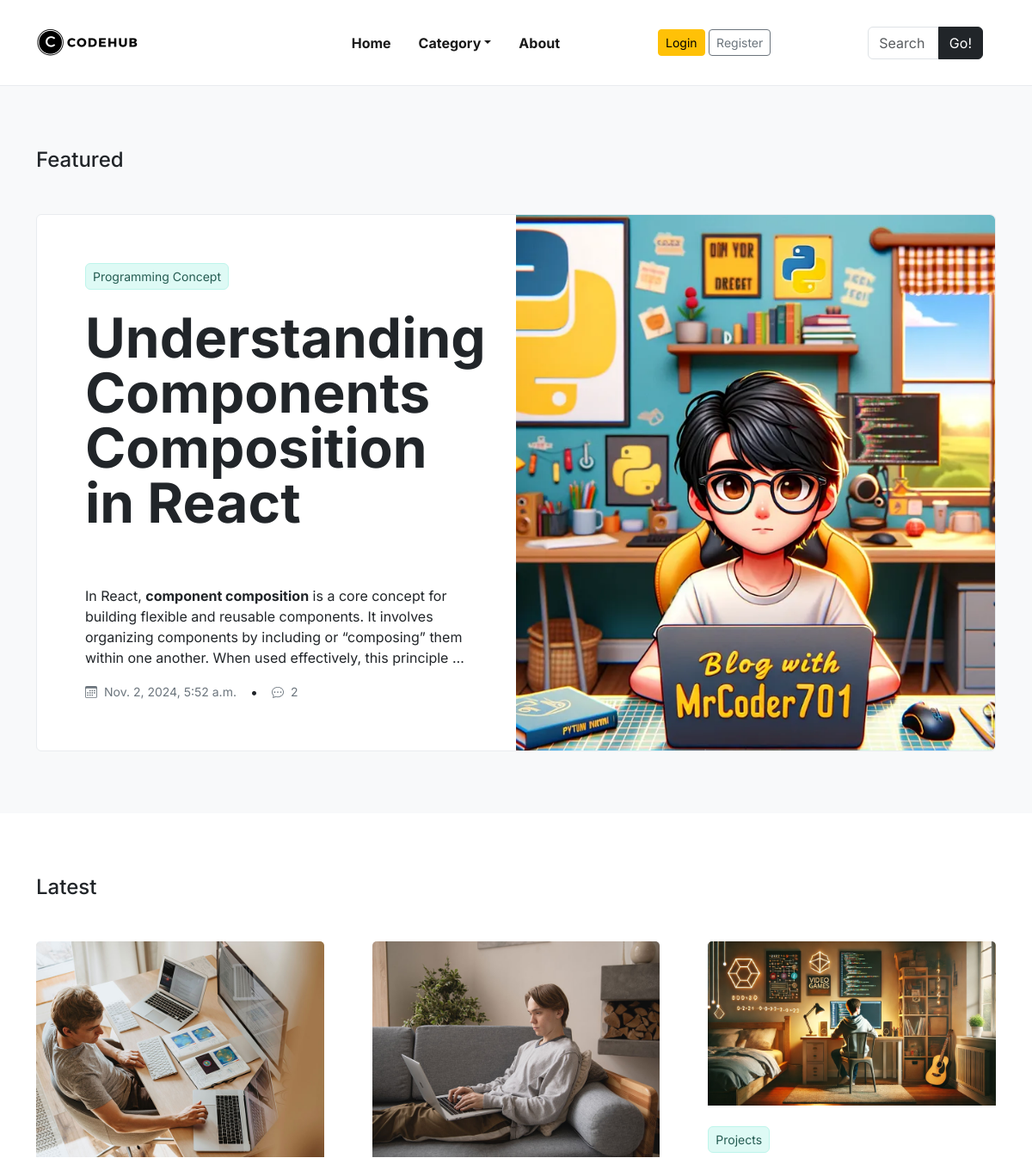
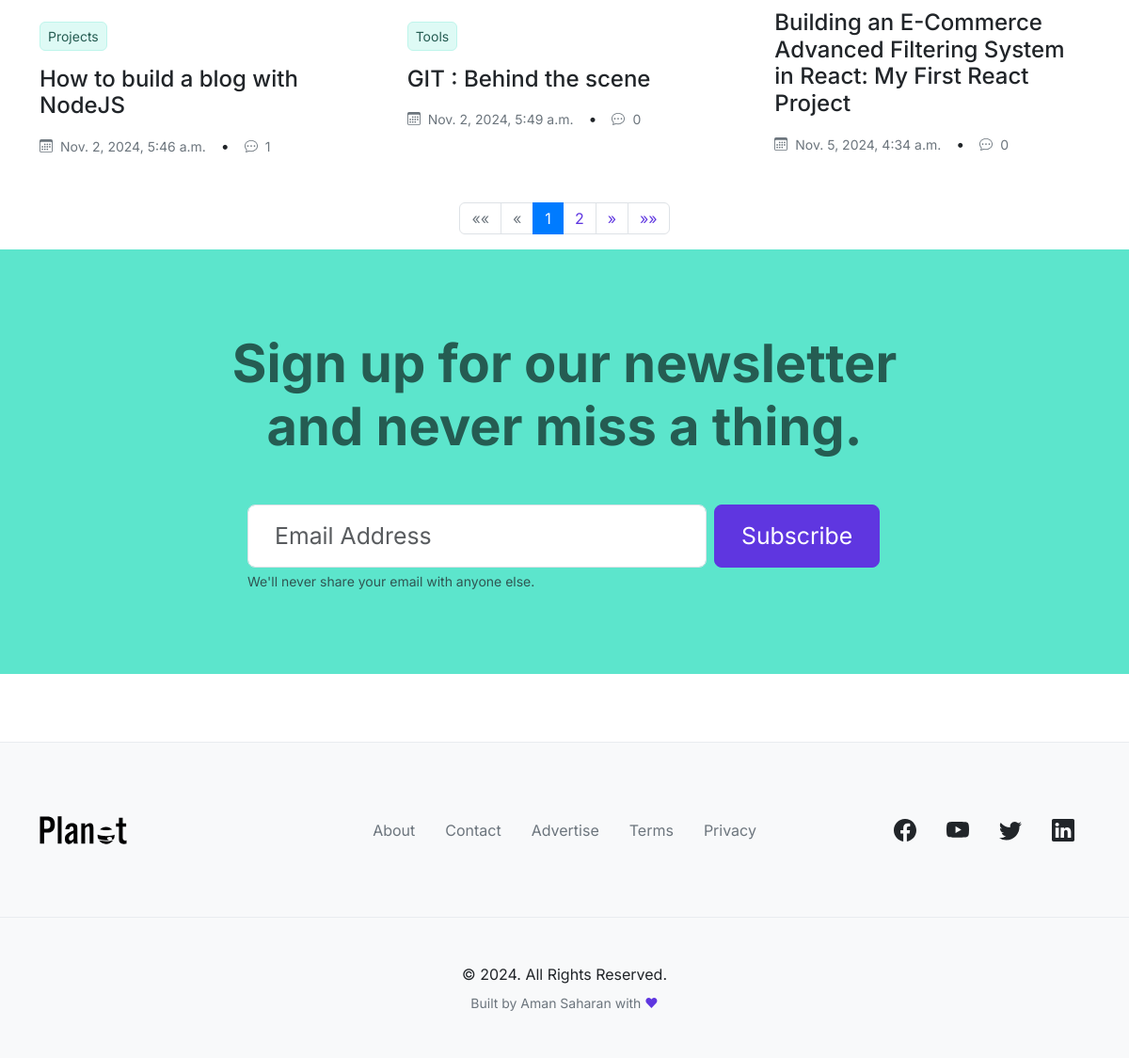
The page / on the database its author committed (2 pictures, top to bottom).
### Blogs/models.py (models this page shows, shortened)
class Blogs(models.Model):
    title = models.CharField(max_length=200, unique=True)
    slug = models.SlugField(blank=True, unique=True)
    blog_image = models.ImageField(upload_to='upload')
    category = models.ForeignKey(Category, on_delete=models.CASCADE)
    author = models.ForeignKey(User, on_delete=models.CASCADE)
    blog_body = RichTextField()
    choices = models.CharField(max_length=100,  choices = STATUS_CHOICE, default='draft')
    is_featured = models.BooleanField(default=False)
    created_at = models.DateTimeField(auto_now_add=True)
    updated_at = models.DateTimeField(auto_now_add=True)
    class Meta:
        verbose_name_plural = 'Blogs'

class Category(models.Model):
    category_name = models.CharField(max_length=50, unique=True)
    created_at = models.DateTimeField(auto_now_add=True)
    updated_at = models.DateTimeField(auto_now_add=True)
    class Meta:
        verbose_name_plural = 'Categories'

### Blogs/views.py (the view)
# urls.py: path('', views.home, name="home"),
def home(request):
    categories = Category.objects.all()
    is_featured = Blogs.objects.filter(is_featured= True).annotate(total_comments=Count('commentmodel'))
    post = Blogs.objects.filter(is_featured=False, choices='published').annotate(total_comments=Count('commentmodel'))
    paginator = Paginator(post, 3)
    page_number = request.GET.get('page')
    page_obj = paginator.get_page(page_number)
    return render(request, 'home.html', {'categories': categories, 'is_featured': is_featured, 'page_obj':page_obj })

### Blogs/context_processors.py (called while the page is built)
def navbar(request):
    categories = Category.objects.all()
    return {'categories': categories}

### templates/home.html (shortened to what this page needs)
{% extends "base.html" %}
{% block content %}
{% for post in is_featured %}
{% if forloop.first %}
  <section class="py-3 py-md-5 py-xl-8 bg-light">
    <div class="container">
      <div class="row justify-content-md-center">
        <div class="col-12">
          <h2 class="h4 mb-4 mb-md-5">Featured</h2>
        </div>
      </div>
    </div>
    <div class="container">
      <article>
        <div class="card border-light-subtle">
          <div class="row g-0">
            <div class="col-12 col-md-6 order-1 order-md-0 d-flex align-items-center">
              <div class="card-body p-md-4 p-xl-6 p-xxl-9">
                <div class="entry-header mb-3">
                  <ul class="entry-meta list-unstyled d-flex mb-4">
                    <li>
                      <a class="d-inline-flex px-2 py-1 link-accent text-accent-emphasis bg-accent-subtle border border-accent-subtle rounded-2 text-decoration-none fs-7" href="{% url 'category_by_post' post.category.id %}">{{post.category.category_name}}</a>
                    </li>
                  </ul>
                  <h2 class="card-title entry-title display-3 fw-bold mb-4 lh-1">
                    <a class="link-dark text-decoration-none" href="{% url 'post' post.slug %}" >{{post.title}}</a>
                  </h2>
                </div>
                <p class="card-text entry-summary text-secondary mb-4">
                  {{post.blog_body|truncatewords:30|safe}}
                </p>
                <div class="entry-footer">
                  <ul class="entry-meta list-unstyled d-flex align-items-center m-0">
                    <li>
                      <a class="fs-7 link-secondary text-decoration-none d-flex align-items-center" ">
                        <span class="ms-2 fs-7">{{post.created_at}}</span>
                      </a>
                    </li>
                    <li>
                      <span class="px-3">&bull;</span>
                    </li>
                    <li>
                      <a class="link-secondary text-decoration-none d-flex align-items-center" href="#!">
                        <span class="ms-2 fs-7">{{post.total_comments}}</span>
                      </a>
                    </li>
                  </ul>
                </div>
              </div>
            </div>
            <div class="col-12 col-md-6 d-flex">
              <img class="img-fluid rounded-end object-fit-cover" loading="lazy" src="{{post.blog_image.url}}" alt="Entrepreneurship">
            </div>
          </div>
        </div>
      </article>
    </div>
  </section>
  {% endif %}
  {% endfor %}
  <main id="main">
    <section class="bsb-blog-5 py-3 py-md-5 py-xl-8 bsb-section-py-xxl-1">
      <div class="container">
        <div class="row justify-content-md-center">
          <div class="col-12">
            <h2 class="h4 mb-4 mb-md-5">Latest</h2>
          </div>
        </div>
      </div>
      <div class="container overflow-hidden">
        <div class="row gy-4 gy-md-5 gx-xl-6 gy-xl-6 gx-xxl-9 gy-xxl-9">
          {% for posts in page_obj %}
          <div class="col-12 col-lg-4">
            <article>
              <div class="card border-0 bg-transparent">
                <figure class="card-img-top mb-4 overflow-hidden bsb-overlay-hover">
                  <a href="#">
                    <img class="img-fluid bsb-scale bsb-hover-scale-up" loading="lazy" src="{{posts.blog_image.url}}" alt="Living">
                  </a>
                </figure>
                <div class="card-body m-0 p-0">
                  <div class="entry-header mb-3">
                    <ul class="entry-meta list-unstyled d-flex mb-3">
                      <li>
                        <a class="d-inline-flex px-2 py-1 link-accent text-accent-emphasis bg-accent-subtle border border-accent-subtle rounded-2 text-decoration-none fs-7" href="{% url 'category_by_post' posts.category.id %}">{{posts.category.category_name}}</a>
                      </li>
                    </ul>
                    <h2 class="card-title entry-title h4 m-0">
                      <a class="link-dark text-decoration-none" href="{% url 'post' posts.slug %}">{{posts.title}}</a>
                    </h2>
                  </div>
                </div>
                <div class="card-footer border-0 bg-transparent p-0 m-0">
                  <ul class="entry-meta list-unstyled d-flex align-items-center m-0">
                    <li>
                      <a class="fs-7 link-secondary text-decoration-none d-flex align-items-center" href="#!">
                        <span class="ms-2 fs-7">{{posts.created_at}}</span>
                      </a>
                    </li>
                    <li>
                      <span class="px-3">&bull;</span>
                    </li>
                    <li>
                      <a class="link-secondary text-decoration-none d-flex align-items-center" href="#!">
                        <span class="ms-2 fs-7">{{ posts.total_comments }}</span>
                      </a>
                    </li>
                  </ul>
                </div>
              </div>
            </article>
          </div>
          {% endfor %}
        </div>
      </div>
      <nav aria-label="Page navigation" class="d-flex justify-content-center mt-5">
        <ul class="pagination">
            {% if page_obj.has_previous %}
                <li class="page-item">
                    <a class="page-link" href="?page=1" aria-label="First">
                        <span aria-hidden="true">&laquo;&laquo;</span>
                    </a>
                </li>
                <li class="page-item">
                    <a class="page-link" href="?page={{ page_obj.previous_page_number }}" aria-label="Previous">
                        <span aria-hidden="true">&laquo;</span>
                    </a>
                </li>
            {% else %}
                <li class="page-item disabled">
                    <a class="page-link" aria-label="First">
                        <span aria-hidden="true">&laquo;&laquo;</span>
                    </a>
                </li>
                <li class="page-item disabled">
                    <a class="page-link" aria-label="Previous">
                        <span aria-hidden="true">&laquo;</span>
                    </a>
                </li>
            {% endif %}
            {% for num in page_obj.paginator.page_range %}
                {% if page_obj.number == num %}
                    <li class="page-item active">
                        <a class="page-link">{{ num }}</a>
                    </li>
                {% elif num > page_obj.number|add:'-3' and num < page_obj.number|add:'3' %}
                    <li class="page-item">
                        <a class="page-link" href="?page={{ num }}">{{ num }}</a>
                    </li>
                {% endif %}
            {% endfor %}
            {% if page_obj.has_next %}
                <li class="page-item">
                    <a class="page-link" href="?page={{ page_obj.next_page_number }}" aria-label="Next">
                        <span aria-hidden="true">&raquo;</span>
                    </a>
                </li>
                <li class="page-item">
                    <a class="page-link" href="?page={{ page_obj.paginator.num_pages }}" aria-label="Last">
                        <span aria-hidden="true">&raquo;&raquo;</span>
                    </a>
                </li>
            {% endif %}
        </ul>
    </nav>
    <section class="py-3 py-md-5 py-xl-10 bsb-section-py-xxl-1 bg-accent">
      <div class="container">
        <div class="row justify-content-md-center">
          <div class="col-12 col-md-9 col-lg-8 col-xl-8 col-xxl-7">
            <h2 class="display-4 fw-bold mb-4 mb-md-5 mb-xxl-6 text-center text-accent-emphasis">Sign up for our newsletter and never miss a thing.</h2>
          </div>
        </div>
        <div class="row justify-content-md-center">
          <div class="col-12 col-md-10 col-lg-9 col-xl-8 col-xxl-7">
            <form class="row gy-3 gy-lg-0 gx-lg-2 justify-content-center">
              <div class="col-12 col-lg-8">
                <input type="email" class="form-control bsb-form-control-3xl" id="email-newsletter-component" value="" placeholder="Email Address" aria-label="email-newsletter-component" aria-describedby="email-newsletter-help" required>
                <div id="email-newsletter-help" class="form-text text-center text-lg-start">We'll never share your email with anyone else.</div>
              </div>
              <div class="col-12 col-lg-3 text-center text-lg-start">
                <button type="submit" class="btn btn-primary bsb-btn-3xl">Subscribe</button>
              </div>
            </form>
          </div>
        </div>
      </div>
    </section>
  </main>
{% endblock  %}

### templates/base.html (shortened to what this page needs)
{% load static %}
<!doctype html>
<html lang="en">
<head>
  <link href="https://getbootstrap.com/docs/4.0/dist/css/bootstrap.min.css" rel="stylesheet">
  <link rel="stylesheet" href="https://cdnjs.cloudflare.com/ajax/libs/font-awesome/4.7.0/css/font-awesome.min.css">
  <link rel="stylesheet" href=" {% static "./assets/css/planet-bsb.css" %} ">
</head>
<body>
  <header id="header" class="sticky-top bsb-tpl-header-sticky bsb-tpl-header-sticky-animationX">
    <nav class="navbar navbar-expand-lg bsb-navbar bsb-navbar-hover bsb-navbar-caret bsb-tpl-navbar-sticky bg-white border-bottom border-light-subtle" data-bsb-sticky-target="#header">
      <div class="container">
        <a class="navbar-brand" href="{% url "home" %}">
          <img src="  {% static "./assets/img/branding/logo.png" %} " class="bsb-tpl-logo" alt="">
        </a>
        <div class="offcanvas offcanvas-end" tabindex="-1" id="offcanvasNavbar" aria-labelledby="offcanvasNavbarLabel">
          <div class="offcanvas-body">
            <ul class="navbar-nav justify-content-end flex-grow-1">
              <li class="nav-item">
                <a class="nav-link" aria-current="page" href="{% url "home" %}">Home</a>
              </li>
              <li class="nav-item dropdown">
                <a class="nav-link dropdown-toggle" href="#!" id="categoryDropdown" role="button" data-bs-toggle="dropdown" aria-expanded="false">Category</a>
              </li>
              <li class="nav-item">
                <a class="nav-link " href="{% url "about" %}">About</a>
              </li>
              <div class="col-4 d-flex justify-content-center align-items-center">
                {% if user.is_authenticated %}
                <span class="mr-2">Hi, {{ user.username }}!</span>
                <a class="btn btn-sm btn-warning" href="{% url "logout" %}">Logout</a> &nbsp;
                    {% if user.is_staff %}
                    <a href="{% url "dashboard" %}"><span class="btn btn-sm btn-outline-secondary mr-2" >DashBoard</span></a>
                    {% endif %}
                {% else %}
                <a class="btn btn-sm btn-warning" href="{% url "signin" %}">Login</a> &nbsp;
                <a class="btn btn-sm btn-outline-secondary" href="{% url "signup" %}">Register</a>
                {% endif %}
            </div>
            <div class="col-2 d-flex justify-content-end align-items-center">
                <form action="{% url 'search' %}" method="GET">
                  <div class="input-group">
                    <input class="form-control" name="keyword" type="text" placeholder="Search" aria-label="Enter search term..." aria-describedby="button-search" />
                    <button type="submit" class="btn btn-dark" id="button-search" type="button">Go!</button>
                </div>
                </form>
              </div>
            </ul>
          </div>
        </div>
      </div>
    </nav>
  </header>
  <main>
    {% block content %}{% endblock %}
</main>
    <footer class="footer">
      <div class="bg-light py-3 py-md-5 py-xl-8 border-top border-light-subtle">
        <div class="container overflow-hidden">
          <div class="row gy-3 gy-md-5 gy-xl-0 align-items-sm-center">
            <div class="col-xs-12 col-sm-6 col-xl-3 order-0 order-xl-0">
              <div class="footer-logo-wrapper text-center text-sm-start">
                <a href="#!">
                  <img src="./assets/img/branding/planet-logo.svg" alt="" class="bsb-tpl-logo-footer">
                </a>
              </div>
            </div>
            <div class="col-xs-12 col-xl-6 order-2 order-xl-1">
              <ul class="nav justify-content-center">
                <li class="nav-item">
                  <a class="nav-link link-secondary px-2 px-md-3" href="{% url "about" %}">About</a>
                </li>
                <li class="nav-item">
                  <a class="nav-link link-secondary px-2 px-md-3" href="#!">Contact</a>
                </li>
                <li class="nav-item">
                  <a class="nav-link link-secondary px-2 px-md-3" href="#!">Advertise</a>
                </li>
                <li class="nav-item">
                  <a class="nav-link link-secondary px-2 px-md-3" href="#!">Terms</a>
                </li>
                <li class="nav-item">
                  <a class="nav-link link-secondary px-2 px-md-3" href="#!">Privacy</a>
                </li>
              </ul>
            </div>
            <div class="col-xs-12 col-sm-6 col-xl-3 order-1 order-xl-2">
              <ul class="nav justify-content-center justify-content-sm-end">
                <li class="nav-item">
                  <a class="nav-link link-dark px-3" href="#!">
                  </a>
                </li>
                <li class="nav-item">
                  <a class="nav-link link-dark px-3" href="#!">
                  </a>
                </li>
                <li class="nav-item">
                  <a class="nav-link link-dark px-3" href="https://x.com/amansaharan019">
                  </a>
                </li>
                <li class="nav-item">
                  <a class="nav-link link-dark px-3" href="https://www.linkedin.com/in/aman-saharan-16869029b/">
                  </a>
                </li>
              </ul>
            </div>
          </div>
        </div>
      </div>
      <div class="bg-light py-3 py-md-5 border-top border-light-subtle">
        <div class="container overflow-hidden">
          <div class="row">
            <div class="col">
              <div class="footer-copyright-wrapper text-center">
                &copy; 2024. All Rights Reserved.
              </div>
              <div class="credits text-secondary text-center mt-2 fs-7">
                Built by <a href="https://bootstrapbrain.com/" class="link-secondary text-decoration-none">Aman Saharan</a> with <span class="text-primary">&#9829;</span>
              </div>
            </div>
          </div>
        </div>
      </div>
    </footer>
  </body>
  </html>

### templates/base.html (style rules this page uses)
* { box-sizing: border-box; }
body { overflow-x: hidden; }

### rows shown on the page
Blogs: category.category_name "Programming Concept", title "Understanding Components Composition in React", blog_body "In React, component composition is a core concept for building flexible and reusable components. It involves organizing components by including or “composing” them within one another. When used effectively, this principle …", created_at "Nov. 2, 2024, 5:52 a.m.", total_comments "2", blog_image (picture)
Blogs: blog_image (picture), category.category_name "Projects", title "How to build a blog with NodeJS", created_at "Nov. 2, 2024, 5:46 a.m.", total_comments "1"
Blogs: blog_image (picture), category.category_name "Tools", title "GIT : Behind the scene", created_at "Nov. 2, 2024, 5:49 a.m.", total_comments "0"
Blogs: blog_image (picture), category.category_name "Projects", title "Building an E-Commerce Advanced Filtering System in React: My First React Project", created_at "Nov. 5, 2024, 4:34 a.m.", total_comments "0"

### other values the page prints
{{ num }} "1"
{{ num }} "2"
